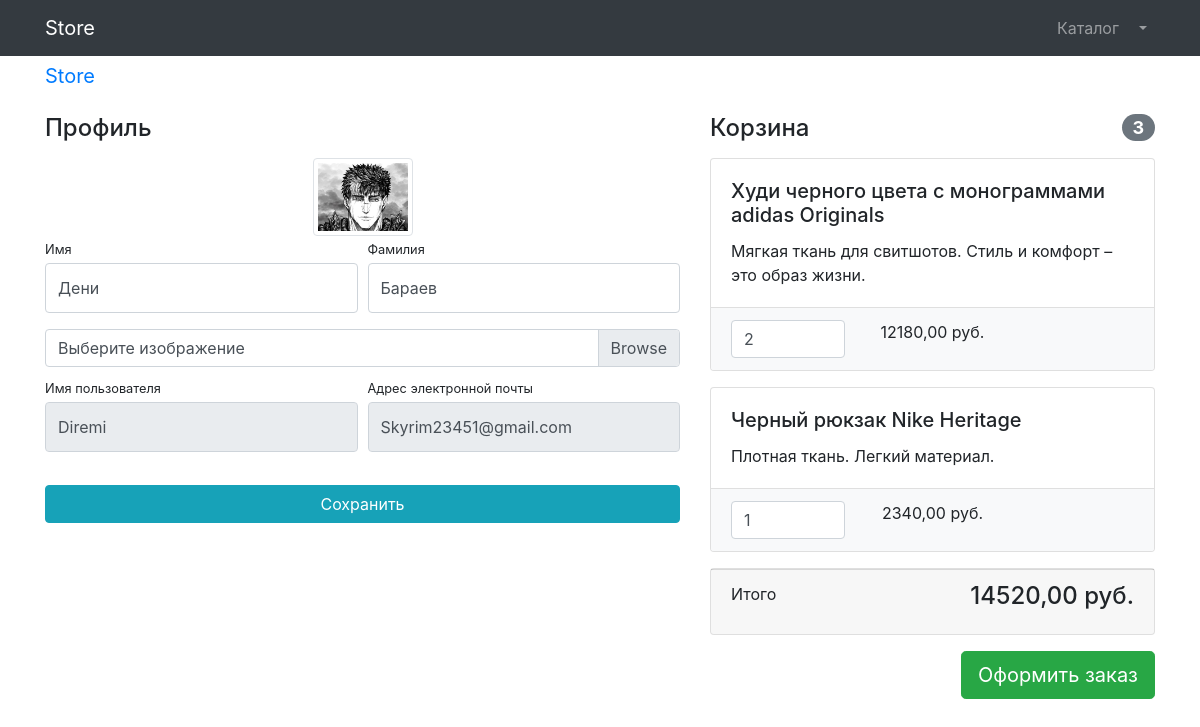
Page /users/profile/ (signed in) on the committed database.
### users/models.py (models this page shows)
class User(AbstractUser):
    image = models.ImageField(upload_to='user_images', null=True, blank=True)

### products/models.py (models this page shows, shortened)
class Basket(models.Model):
    user = models.ForeignKey(to=User, on_delete=models.CASCADE)
    product = models.ForeignKey(to=Product, on_delete=models.CASCADE)
    quantity = models.PositiveSmallIntegerField(default=0)
    created_timestamp = models.DateTimeField(auto_now_add=True)
    objects = BasketQuerySet.as_manager()
    def sum(self) -> int:
        return self.product.price * self.quantity

class Product(models.Model):
    name = models.CharField(max_length=256)
    description = models.TextField()
    price = models.DecimalField(max_digits=10, decimal_places=2)
    quantity = models.PositiveIntegerField(default=0)
    image = models.ImageField(upload_to='products_images')
    category = models.ForeignKey(to=ProductCategory, on_delete=models.CASCADE)
    class Meta:
        verbose_name = 'product'
        verbose_name_plural = 'Products'

### users/views.py (the view)
# urls.py: path('profile/', profile, name='profile'),
@login_required
def profile(request):
    if request.method == 'POST':
        form = UserProfileForm(instance=request.user, data=request.POST, files=request.FILES)
        if form.is_valid():
            form.save()
            return HttpResponseRedirect(reverse('users:profile'))
        else:
            print(form.errors)
    else:
        form = UserProfileForm(instance=request.user)
    baskets = Basket.objects.filter(user=request.user)
    context = {'title': 'Store - Профиль',
                'form': form,
                'baskets' : Basket.objects.filter(user=request.user),
                }
    return render(request, 'users/profile.html', context)

### users/forms.py
class UserProfileForm(UserChangeForm):
    first_name = forms.CharField(widget=forms.TextInput(attrs={'class': 'form-control py-4',}))
    last_name = forms.CharField(widget=forms.TextInput(attrs={'class': 'form-control py-4',}))
    image = forms.ImageField(widget=forms.FileInput(attrs={'class': 'custom-file-input'}), required=False)
    username = forms.CharField(widget=forms.TextInput(attrs={'class': 'form-control py-4', 'readonly': True}))
    email = forms.CharField(widget=forms.EmailInput(attrs={'class': 'form-control py-4','readonly': True}))
    class Meta:
        model = User
        fields = ('first_name', 'last_name', 'image', 'username', 'email')

### products/models.py (called while the page is built)
    def total_sum(self) -> int:
        return sum(basket.sum() for basket in self)

    def total_quantity(self) -> int:
        return sum(basket.quantity for basket in self)

### users/templates/users/profile.html (shortened to what this page needs)
{% extends "products/base.html" %}
{% load static %}
{% block css %}<link href="../vendor/css/profile.css" rel="stylesheet">{% endblock css %}
{% block content %}
<div class="container">
    <a class="navbar-brand" href="index.html">Store</a>
    <button class="navbar-toggler" type="button" data-toggle="collapse" data-target="#navbarResponsive"
            aria-controls="navbarResponsive" aria-expanded="false" aria-label="Toggle navigation">
        <span class="navbar-toggler-icon"></span>
    </button>
</div>
<div class="container">
<div class="row">
    <div class="col-lg-7">
        <h4 class="mt-3 mb-3">Профиль</h4>
        <div class="col-lg-12 text-center">
            <img width="100" height="100"
                src="{% if user.image %} {{ user.image.url}} {% else %} {% static 'vendor\img\users\default_avatar.jpg' %} {% endif %}"
                class="img-thumbnail">
        </div>
        <form action="{% url 'users:profile' %}" method="post" enctype="multipart/form-data">
            <div class="form-row">
                <div class="col-lg-6">
                    <div class="form-group">
                        <label class="small mb-1" for="{{ form.first_name.id_for_label}}">Имя</label>
                        {{ form.first_name}}
                    </div>
                </div>
                <div class="col-lg-6">
                    <div class="form-group">
                        <label class="small mb-1" for="{{ form.last_name.id_for_label}}">Фамилия</label>
                        {{ form.last_name }}
                    </div>
                </div>
            </div>
            <div class="form-row mb-2">
                <div class="col-lg-12">
                    <div class="custom-file">
                        <label class="custom-file-label" for="{{ form.image.id_for_label}}">Выберите изображение</label>
                    </div>
                </div>
            </div>
            <div class="form-row">
                <div class="col-lg-6">
                    <label class="small mb-1" for="{{form.username.id_for_label}}">Имя пользователя</label>
                    {{ form.username }}
                </div>
                <div class="col-lg-6">
                    <label class="small mb-1" for="{{form.email.id_for_label}}">Адрес электронной
                        почты</label>
                    {{ form.email }}
                </div>
            </div>
            <div class="form-row">
                <div class="col-lg-12" style="margin-top: 33px;">
                    <input class="btn btn-info btn-block" type="submit" value="Сохранить">
                </div>
            </div>
        </form>
    </div>
    <div class="col-lg-5">
        {% include "products/baskets.html" %}
    </div>
</div>
</div>
{% endblock content %}

### products/templates/products/baskets.html (shortened to what this page needs)
{% if baskets %}
<h4 class="mt-3 mb-3 d-flex justify-content-between align-items-center mb-3">
Корзина <span class="badge badge-secondary badge-pill">{{ baskets.total_quantity}}</span>
</h4>
{% for basket in baskets %}
<div class="card mb-3">
    <div class="card-body">
        <h5 class="card-title">{{ basket.product.name }}</h5>
        <p class="card-text">{{ basket.product.description }}</p>
    </div>
    <ul class="list-group list-group-flush">
        <li class="list-group-item bg-light">
            <div class="row text-center">
                <div class="col-lg-4">
                    <input name="basketID" type="number" class="form-control"
                           value="{{ basket.quantity }}" min="0">
                </div>
                <div class="col-lg-4">{{ basket.sum }} руб.</div>
                <div class="col-lg-4">
                </div>
            </div>
        </li>
    </ul>
</div>
{% endfor %}
<div class="card mb-3">
    <div class="card-footer">
        <p class="float-left">Итого</p>
        <h4 class="float-right">{{ baskets.total_sum }} руб.</h4>
    </div>
</div>
<a class="btn btn-success btn-lg float-right" href="../orders/order-create.html">
    Оформить заказ
</a>
{% else %}
<h4 class="mt-3 mb-3 text-center">
    Корзина пуста
</h4>
{% endif %}

### rows in the picture
User: image (picture), first_name "Дени", last_name "Бараев", username "Diremi", email "Skyrim23451@gmail.com"
Basket: total_quantity "3", product.name "Худи черного цвета с монограммами adidas Originals", product.description "Мягкая ткань для свитшотов. Стиль и комфорт – это образ жизни.", basketID "2", sum "12180,00", total_sum "14520,00"
Basket: product.name "Черный рюкзак Nike Heritage", product.description "Плотная ткань. Легкий материал.", basketID "1", sum "2340,00"
